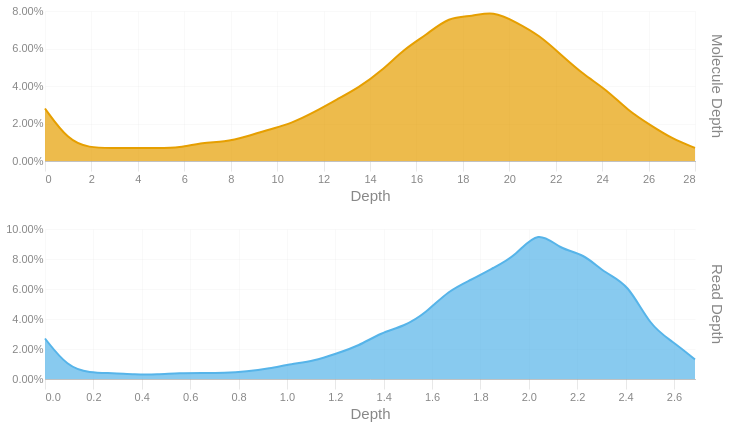

The notebook cell saved with this chart:
### Code cell
readdep = depth_hist(tb['Read Depth'], q99, 3)
readdep = readdep.with_columns(pl.lit('Read Depth').alias('Metric'))
if not SKIPLR:
    moldep = depth_hist(tb['Molecule Depth'], mol_q99, 1)
    moldep = moldep.with_columns(pl.lit('Molecule Depth').alias('Metric'))
    _hist = pl.concat([readdep, moldep])
    _hist = _hist.filter(pl.col('Proportion') != 0)
    with SafeRender(_hist):
        (
            alt.Chart(_hist)        
            .mark_area(interpolate = "basis")
            .encode(
                x=alt.X('Bin:Q').scale(domainMin=0).axis(alt.Axis(title='Depth')),
                y = alt.Y('Proportion:Q', title = None).axis(format = '.2%'),
                color = alt.Color('Metric:N').legend(None),
                row = alt.Row("Metric:N").header(title = None, labelOrient = 'right'),
                tooltip = [
                    alt.Tooltip("Metric:N", title = "Metric"),
                    alt.Tooltip('Interval:N', title = "Depth Interval"),
                    alt.Tooltip('Proportion:Q', title = "% Alignments").format('.2%')
                ]
            )
            .resolve_scale(x='independent', y='independent')
            .properties(
                height = 150, width = 650,
                usermeta={'embedOptions': {'downloadFileName': f'{samplename}.depth.hist'}}
            )
        ).display()
else:
    readdep = readdep.filter(pl.col('Proportion') != 0)
    with SafeRender(readdep):
        (
            alt.Chart(readdep)        
            .mark_area(interpolate = "basis")
            .encode(
                x=alt.X('Bin:Q').scale(domainMin=0).axis(alt.Axis(title='Depth')),
                y = alt.Y('Proportion:Q', title = None).axis(format = '.2%'),
                tooltip = [
                    alt.Tooltip('Interval:N', title = "Depth Interval"),
                    alt.Tooltip('Proportion:Q', title = "% Alignments").format('.2%')
                ]
            )
            .properties(
                usermeta={'embedOptions': {'downloadFileName': f'{samplename}.depth.hist'}}
            )
        ).display()

### Figure 1 — Vega-Lite specification as saved in the notebook (floating-point values rounded to 4 significant figures)
{"width": 650, "height": 150, "config": {"title": {"anchor": "start", "dy": -15, "fontSize": 18, "color": "#888888", "subtitleColor": "#888888", "subtitleFontSize": 14}, "arc": {"fill": "#0072B2"}, "axis": {"domainColor": "#888888", "domainWidth": 0.5, "gridWidth": 0.2, "grid": false, "titleFontWeight": 400, "titleFontSize": 15, "labelFontSize": 11, "labelColor": "#888888", "tickColor": "#888888", "tickWidth": 0.2, "titleColor": "#888888"}, "axisBand": {"grid": false}, "axisX": {"grid": true, "tickSize": 10, "domainCap": "round"}, "axisY": {"domain": false, "grid": true, "tickSize": 0, "domainCap": "round"}, "background": "transparent", "header": {"labelFontSize": 15, "labelColor": "#888888", "titleFontSize": 15, "titleFontWeight": 600, "titleColor": "#888888"}, "legend": {"labelFont": "sans-serif", "labelFontSize": 12, "labelColor": "#888888", "symbolSize": 100, "symbolType": "circle", "titleFontSize": 12, "titlePadding": 10, "titleColor": "#888888", "title": null}, "range": {"category": ["#E69F00", "#56B4E9", "#009E73", "#F0E442", "#0072B2", "#D55E00", "#CC79A7", "#000000"], "diverging": ["#cfe8f3", "#a2d4ec", "#73bfe2", "#46abdb", "#1696d2", "#12719e"]}, "area": {"fill": "#0072B2", "fillOpacity": 0.7, "line": true, "strokeOpacity": 0.7}, "line": {"color": "#0072B2", "stroke": "#0072B2", "strokeWidth": 2}, "trail": {"color": "#0072B2", "stroke": "#0072B2", "strokeWidth": 0, "size": 1}, "point": {"filled": true, "fillOpacity": 1.0, "size": 95}, "text": {"color": "#888888", "fontSize": 11, "align": "right", "fontWeight": 400, "size": 11}, "bar": {"fill": "#0072B2", "stroke": null}, "view": {"stroke": null, "continuousWidth": 660, "continuousHeight": 400}}, "data": {"name": "data-20aa8d23a8a7d5cca45a96d66f774b07"}, "mark": {"type": "area", "interpolate": "basis"}, "encoding": {"color": {"field": "Metric", "legend": null, "type": "nominal"}, "row": {"field": "Metric", "header": {"title": null, "labelOrient": "right"}, "type": "nominal"}, "tooltip": [{"field": "Metric", "title": "Metric", "type": "nominal"}, {"field": "Interval", "title": "Depth Interval", "type": "nominal"}, {"field": "Proportion", "format": ".2%", "title": "% Alignments", "type": "quantitative"}], "x": {"axis": {"title": "Depth"}, "field": "Bin", "scale": {"domainMin": 0}, "type": "quantitative"}, "y": {"axis": {"format": ".2%"}, "field": "Proportion", "title": null, "type": "quantitative"}}, "resolve": {"scale": {"x": "independent", "y": "independent"}}, "usermeta": {"embedOptions": {"downloadFileName": "S3_Annapolis_286.depth.hist"}}, "$schema": "https://vega.github.io/schema/vega-lite/v6.1.0.json", "datasets": {"data-20aa8d23a8a7d5cca45a96d66f774b07": [{"Bin": 0.0, "Interval": "0.0-0.093", "Proportion": 0.027, "Metric": "Read Depth"}, {"Bin": 0.093, "Interval": "0.093-0.185", "Proportion": 0.008, "Metric": "Read Depth"}, {"Bin": 0.185, "Interval": "0.185-0.278", "Proportion": 0.004, "Metric": "Read Depth"}, {"Bin": 0.278, "Interval": "0.278-0.371", "Proportion": 0.004, "Metric": "Read Depth"}, {"Bin": 0.371, "Interval": "0.371-0.463", "Proportion": 0.003, "Metric": "Read Depth"}, {"Bin": 0.463, "Interval": "0.463-0.556", "Proportion": 0.003, "Metric": "Read Depth"}, {"Bin": 0.556, "Interval": "0.556-0.649", "Proportion": 0.004, "Metric": "Read Depth"}, {"Bin": 0.649, "Interval": "0.649-0.741", "Proportion": 0.004, "Metric": "Read Depth"}, {"Bin": 0.741, "Interval": "0.741-0.834", "Proportion": 0.004, "Metric": "Read Depth"}, {"Bin": 0.834, "Interval": "0.834-0.927", "Proportion": 0.005, "Metric": "Read Depth"}, {"Bin": 0.927, "Interval": "0.927-1.019", "Proportion": 0.007, "Metric": "Read Depth"}, {"Bin": 1.019, "Interval": "1.019-1.112", "Proportion": 0.01, "Metric": "Read Depth"}, {"Bin": 1.112, "Interval": "1.112-1.205", "Proportion": 0.012, "Metric": "Read Depth"}, {"Bin": 1.205, "Interval": "1.205-1.297", "Proportion": 0.017, "Metric": "Read Depth"}, {"Bin": 1.297, "Interval": "1.297-1.39", "Proportion": 0.022, "Metric": "Read Depth"}, {"Bin": 1.39, "Interval": "1.39-1.483", "Proportion": 0.031, "Metric": "Read Depth"}, {"Bin": 1.483, "Interval": "1.483-1.575", "Proportion": 0.035, "Metric": "Read Depth"}, {"Bin": 1.575, "Interval": "1.575-1.668", "Proportion": 0.044, "Metric": "Read Depth"}, {"Bin": 1.668, "Interval": "1.668-1.761", "Proportion": 0.059, "Metric": "Read Depth"}, {"Bin": 1.761, "Interval": "1.761-1.853", "Proportion": 0.066, "Metric": "Read Depth"}, {"Bin": 1.853, "Interval": "1.853-1.946", "Proportion": 0.074, "Metric": "Read Depth"}, {"Bin": 1.946, "Interval": "1.946-2.039", "Proportion": 0.082, "Metric": "Read Depth"}, {"Bin": 2.039, "Interval": "2.039-2.131", "Proportion": 0.1, "Metric": "Read Depth"}, {"Bin": 2.131, "Interval": "2.131-2.224", "Proportion": 0.086, "Metric": "Read Depth"}, {"Bin": 2.224, "Interval": "2.224-2.317", "Proportion": 0.084, "Metric": "Read Depth"}, {"Bin": 2.317, "Interval": "2.317-2.409", "Proportion": 0.07, "Metric": "Read Depth"}, {"Bin": 2.409, "Interval": "2.409-2.502", "Proportion": 0.064, "Metric": "Read Depth"}, {"Bin": 2.502, "Interval": "2.502-2.595", "Proportion": 0.035, "Metric": "Read Depth"}, {"Bin": 2.595, "Interval": "2.595-2.687", "Proportion": 0.025, "Metric": "Read Depth"}, {"Bin": 2.687, "Interval": "2.687-2.78", "Proportion": 0.013, "Metric": "Read Depth"}, {"Bin": 0.0, "Interval": "0.0-1.0", "Proportion": 0.028, "Metric": "Molecule Depth"}, {"Bin": 1.0, "Interval": "1.0-1.9", "Proportion": 0.011, "Metric": "Molecule Depth"}, {"Bin": 1.9, "Interval": "1.9-2.9", "Proportion": 0.007, "Metric": "Molecule Depth"}, {"Bin": 2.9, "Interval": "2.9-3.9", "Proportion": 0.007, "Metric": "Molecule Depth"}, {"Bin": 3.9, "Interval": "3.9-4.8", "Proportion": 0.007, "Metric": "Molecule Depth"}, {"Bin": 4.8, "Interval": "4.8-5.8", "Proportion": 0.007, "Metric": "Molecule Depth"}, {"Bin": 5.8, "Interval": "5.8-6.8", "Proportion": 0.007, "Metric": "Molecule Depth"}, {"Bin": 6.8, "Interval": "6.8-7.7", "Proportion": 0.01, "Metric": "Molecule Depth"}, {"Bin": 7.7, "Interval": "7.7-8.7", "Proportion": 0.01, "Metric": "Molecule Depth"}, {"Bin": 8.7, "Interval": "8.7-9.7", "Proportion": 0.013, "Metric": "Molecule Depth"}, {"Bin": 9.7, "Interval": "9.7-10.6", "Proportion": 0.017, "Metric": "Molecule Depth"}, {"Bin": 10.6, "Interval": "10.6-11.6", "Proportion": 0.02, "Metric": "Molecule Depth"}, {"Bin": 11.6, "Interval": "11.6-12.6", "Proportion": 0.026, "Metric": "Molecule Depth"}, {"Bin": 12.6, "Interval": "12.6-13.5", "Proportion": 0.033, "Metric": "Molecule Depth"}, {"Bin": 13.5, "Interval": "13.5-14.5", "Proportion": 0.039, "Metric": "Molecule Depth"}, {"Bin": 14.5, "Interval": "14.5-15.5", "Proportion": 0.048, "Metric": "Molecule Depth"}, {"Bin": 15.5, "Interval": "15.5-16.4", "Proportion": 0.06, "Metric": "Molecule Depth"}, {"Bin": 16.4, "Interval": "16.4-17.4", "Proportion": 0.067, "Metric": "Molecule Depth"}, {"Bin": 17.4, "Interval": "17.4-18.4", "Proportion": 0.077, "Metric": "Molecule Depth"}, {"Bin": 18.4, "Interval": "18.4-19.3", "Proportion": 0.077, "Metric": "Molecule Depth"}, {"Bin": 19.3, "Interval": "19.3-20.3", "Proportion": 0.08, "Metric": "Molecule Depth"}, {"Bin": 20.3, "Interval": "20.3-21.3", "Proportion": 0.074, "Metric": "Molecule Depth"}, {"Bin": 21.3, "Interval": "21.3-22.2", "Proportion": 0.067, "Metric": "Molecule Depth"}, {"Bin": 22.2, "Interval": "22.2-23.2", "Proportion": 0.057, "Metric": "Molecule Depth"}, {"Bin": 23.2, "Interval": "23.2-24.2", "Proportion": 0.046, "Metric": "Molecule Depth"}, {"Bin": 24.2, "Interval": "24.2-25.1", "Proportion": 0.038, "Metric": "Molecule Depth"}, {"Bin": 25.1, "Interval": "25.1-26.1", "Proportion": 0.027, "Metric": "Molecule Depth"}, {"Bin": 26.1, "Interval": "26.1-27.0", "Proportion": 0.019, "Metric": "Molecule Depth"}, {"Bin": 27.0, "Interval": "27.0-28.0", "Proportion": 0.012, "Metric": "Molecule Depth"}, {"Bin": 28.0, "Interval": "28.0-28.98", "Proportion": 0.007, "Metric": "Molecule Depth"}]}}
